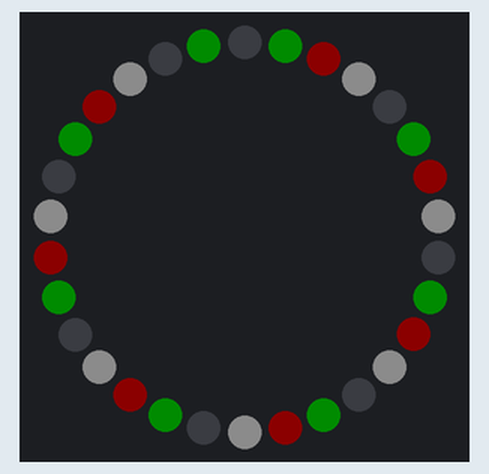
The program below on a simulated Circuit Playground running CircuitPython. Shown: 30 RGB LEDs in a ring, first at the top, clockwise. Dim RGB values are drawn brighter than linear; random numbers come from a fixed seed.

Above: at 0.01 s.
At 12.13 s:
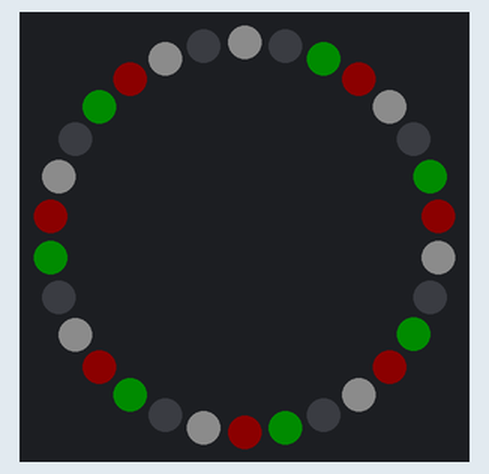
At 24.25 s:
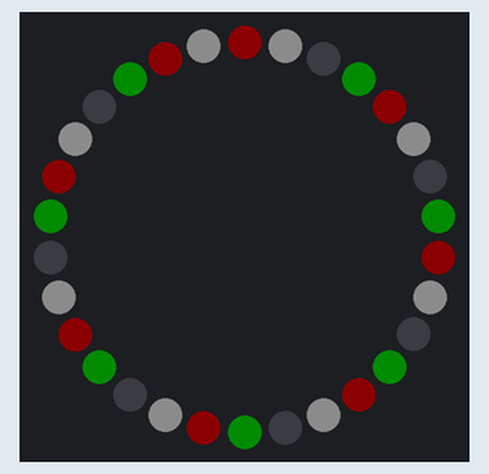
At 48.5 s:
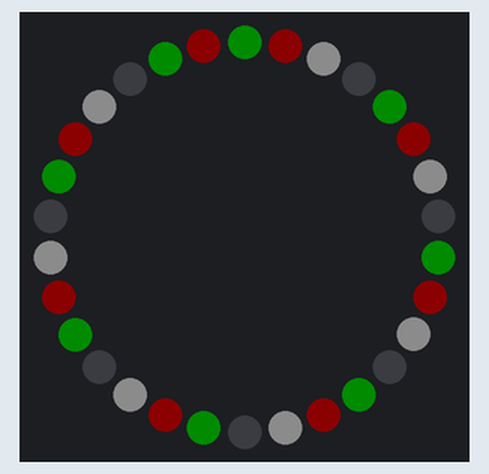

The program:

pixel_demo.py
```python
import time
import board
import neopixel
from random import seed
from random import choice

seed(5)

# On CircuitPlayground Express, and boards with built in status NeoPixel -> board.NEOPIXEL
# Otherwise choose an open pin connected to the Data In of the NeoPixel strip, i.e. board.D1
#pixel_pin = board.NEOPIXEL
pixel_pin = board.D4

# On a Raspberry pi, use this instead, not all pins are supported
# pixel_pin = board.D18

# The number of NeoPixels
num_pixels = 30

# The order of the pixel colors - RGB or GRB. Some NeoPixels have red and green reversed!
# For RGBW NeoPixels, simply change the ORDER to RGBW or GRBW.
ORDER = neopixel.GRB

pixels = neopixel.NeoPixel(
    pixel_pin, num_pixels, brightness=0.1, auto_write=False, pixel_order=ORDER
)

# Christmas colours
rgb_colours = [(0,0,0),(127,127,127),(127,0,0),(0,127,0)]

def colour_cycle(wait):
    col_start = 0
    for i in range(len(rgb_colours)):
        col_pos = col_start
        col_start = (col_start + 1) % len(rgb_colours)
        for j in range(num_pixels):
            pixels[j] = rgb_colours[col_pos]
            col_pos = (col_pos - 1) % len(rgb_colours)
        pixels.show()
        time.sleep(wait)

def colour_random(wait):
    for j in range(num_pixels):
        pixels[j] = choice(rgb_colours)
    pixels.show()
    time.sleep(wait)

while True:
# Select which colour function you wish to use
    colour_cycle(0.05)
#    colour_random(0.5)
```
